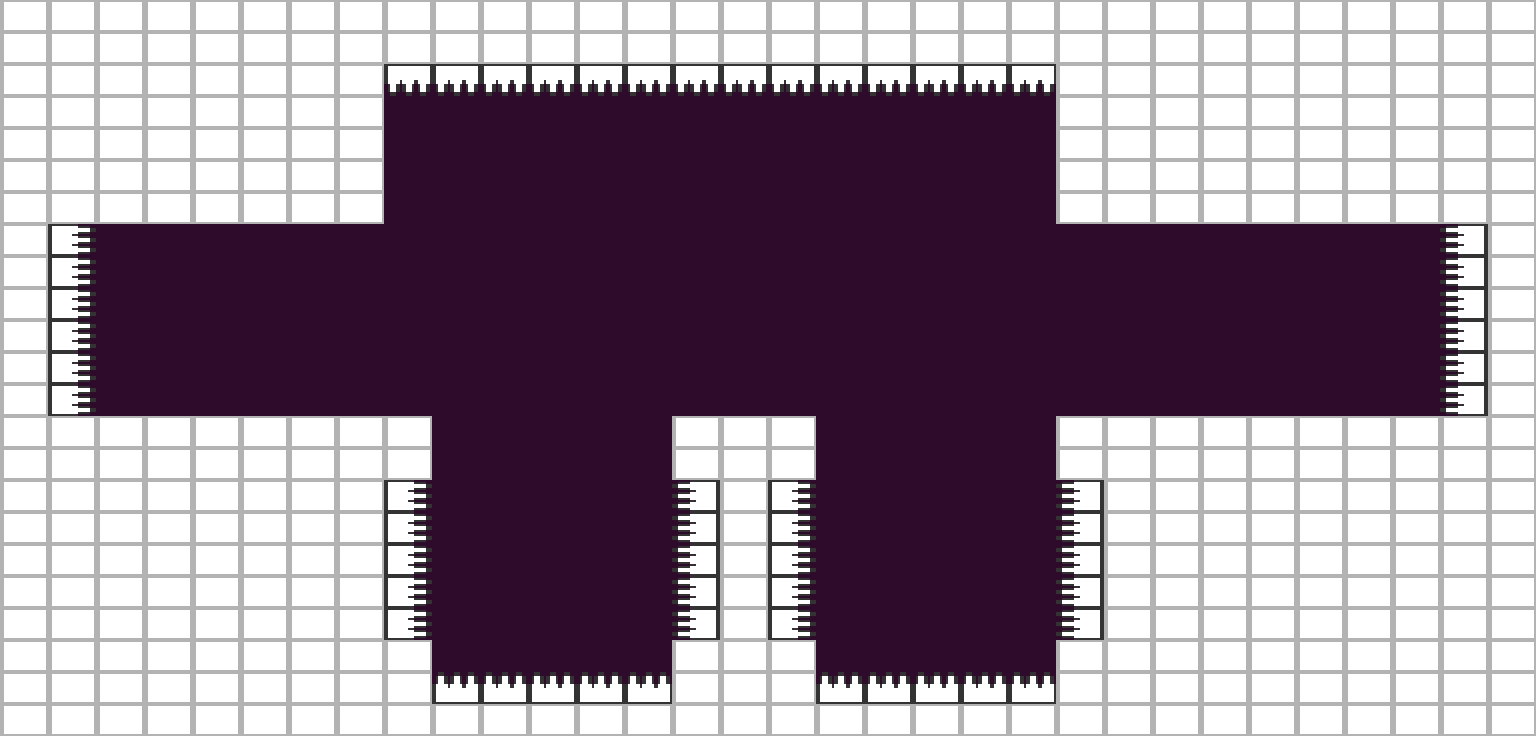

Rendered tile map (Tiled .tmx) drawn with the repository's tilesets; below, a short description and the full map source, tile grids included:
An orthogonal 32x23 tile map with 48x32 px tiles, 3 tile layers (background, ladders, platforms) and 6 objects (3x EndLevel, CheckPoint, LevelStartCamera, Tree).

<map version="1.0" orientation="orthogonal" width="32" height="23" tilewidth="48" tileheight="32" backgroundcolor="#2e0b2b">
 <properties>
  <property name="LevelType" value="NoMachine" />
  <property name="Lighting" value="Dusk" />
  <property name="Title" value="Bridges of Alien County" />
 </properties>
 <tileset firstgid="1" name="level_tiles" tilewidth="48" tileheight="32">
  <image source="level_tiles.png" width="192" height="128" />
 </tileset>
 <layer name="background" width="32" height="23">
  <data encoding="csv">
0,0,0,0,0,0,0,0,0,0,0,0,0,0,0,0,0,0,0,0,0,0,0,0,0,0,0,0,0,0,0,0,
0,0,0,0,0,0,0,0,0,0,0,0,0,0,0,0,0,0,0,0,0,0,0,0,0,0,0,0,0,0,0,0,
0,0,0,0,0,0,0,0,0,0,0,0,0,0,0,0,0,0,0,0,0,0,0,0,0,0,0,0,0,0,0,0,
0,0,0,0,0,0,0,0,0,0,0,0,0,0,0,0,0,0,0,0,0,0,0,0,0,0,0,0,0,0,0,0,
0,0,0,0,0,0,0,0,0,0,0,0,0,0,0,0,0,0,0,0,0,0,0,0,0,0,0,0,0,0,0,0,
0,0,0,0,0,0,0,0,0,0,0,0,0,0,0,0,0,0,0,0,0,0,0,0,0,0,0,0,0,0,0,0,
0,0,0,0,0,0,0,0,0,0,0,0,0,0,0,0,0,0,0,0,0,0,0,0,0,0,0,0,0,0,0,0,
0,0,0,0,0,0,0,0,0,0,0,0,0,0,0,0,0,0,0,0,0,0,0,0,0,0,0,0,0,0,0,0,
0,0,0,0,0,0,0,0,0,0,0,0,0,0,0,0,0,0,0,0,0,0,0,0,0,0,0,0,0,0,0,0,
0,0,0,0,0,0,0,0,0,0,0,0,0,0,0,0,0,0,0,0,0,0,0,0,0,0,0,0,0,0,0,0,
0,0,0,0,0,0,0,0,0,0,0,0,0,0,0,0,0,0,0,0,0,0,0,0,0,0,0,0,0,0,0,0,
0,0,0,0,0,0,0,0,0,0,0,0,0,0,0,0,0,0,0,0,0,0,0,0,0,0,0,0,0,0,0,0,
0,0,0,0,0,0,0,0,0,0,0,0,0,0,0,0,0,0,0,0,0,0,0,0,0,0,0,0,0,0,0,0,
0,0,0,0,0,0,0,0,0,0,0,0,0,0,0,0,0,0,0,0,0,0,0,0,0,0,0,0,0,0,0,0,
0,0,0,0,0,0,0,0,0,0,0,0,0,0,0,0,0,0,0,0,0,0,0,0,0,0,0,0,0,0,0,0,
0,0,0,0,0,0,0,0,0,0,0,0,0,0,0,0,0,0,0,0,0,0,0,0,0,0,0,0,0,0,0,0,
0,0,0,0,0,0,0,0,0,0,0,0,0,0,0,0,0,0,0,0,0,0,0,0,0,0,0,0,0,0,0,0,
0,0,0,0,0,0,0,0,0,0,0,0,0,0,0,0,0,0,0,0,0,0,0,0,0,0,0,0,0,0,0,0,
0,0,0,0,0,0,0,0,0,0,0,0,0,0,0,0,0,0,0,0,0,0,0,0,0,0,0,0,0,0,0,0,
0,0,0,0,0,0,0,0,0,0,0,0,0,0,0,0,0,0,0,0,0,0,0,0,0,0,0,0,0,0,0,0,
0,0,0,0,0,0,0,0,0,0,0,0,0,0,0,0,0,0,0,0,0,0,0,0,0,0,0,0,0,0,0,0,
0,0,0,0,0,0,0,0,0,0,0,0,0,0,0,0,0,0,0,0,0,0,0,0,0,0,0,0,0,0,0,0,
0,0,0,0,0,0,0,0,0,0,0,0,0,0,0,0,0,0,0,0,0,0,0,0,0,0,0,0,0,0,0,0
</data>
 </layer>
 <layer name="ladders" width="32" height="23">
  <data encoding="csv">
0,0,0,0,0,0,0,0,0,0,0,0,0,0,0,0,0,0,0,0,0,0,0,0,0,0,0,0,0,0,0,0,
0,0,0,0,0,0,0,0,0,0,0,0,0,0,0,0,0,0,0,0,0,0,0,0,0,0,0,0,0,0,0,0,
0,0,0,0,0,0,0,0,0,0,0,0,0,0,0,0,0,0,0,0,0,0,0,0,0,0,0,0,0,0,0,0,
0,0,0,0,0,0,0,0,0,0,0,0,0,0,0,0,0,0,0,0,0,0,0,0,0,0,0,0,0,0,0,0,
0,0,0,0,0,0,0,0,0,0,0,0,0,0,0,0,0,0,0,0,0,0,0,0,0,0,0,0,0,0,0,0,
0,0,0,0,0,0,0,0,0,0,0,0,0,0,0,0,0,0,0,0,0,0,0,0,0,0,0,0,0,0,0,0,
0,0,0,0,0,0,0,0,0,0,0,0,0,0,0,0,0,0,0,0,0,0,0,0,0,0,0,0,0,0,0,0,
0,0,0,0,0,0,0,0,0,0,0,0,0,0,0,0,0,0,0,0,0,0,0,0,0,0,0,0,0,0,0,0,
0,0,0,0,0,0,0,0,0,0,0,0,0,0,0,0,0,0,0,0,0,0,0,0,0,0,0,0,0,0,0,0,
0,0,0,0,0,0,0,0,0,0,0,0,0,0,0,0,0,0,0,0,0,0,0,0,0,0,0,0,0,0,0,0,
0,0,0,0,0,0,0,0,0,0,0,0,0,0,0,0,0,0,0,0,0,0,0,0,0,0,0,0,0,0,0,0,
0,0,0,0,0,0,0,0,0,0,0,0,0,0,0,0,0,0,0,0,0,0,0,0,0,0,0,0,0,0,0,0,
0,0,0,0,0,0,0,0,0,0,0,0,0,0,0,0,0,0,0,0,0,0,0,0,0,0,0,0,0,0,0,0,
0,0,0,0,0,0,0,0,0,0,0,0,0,0,0,0,0,0,0,0,0,0,0,0,0,0,0,0,0,0,0,0,
0,0,0,0,0,0,0,0,0,0,0,0,0,0,0,0,0,0,0,0,0,0,0,0,0,0,0,0,0,0,0,0,
0,0,0,0,0,0,0,0,0,0,0,0,0,0,0,0,0,0,0,0,0,0,0,0,0,0,0,0,0,0,0,0,
0,0,0,0,0,0,0,0,0,0,0,0,0,0,0,0,0,0,0,0,0,0,0,0,0,0,0,0,0,0,0,0,
0,0,0,0,0,0,0,0,0,0,0,0,0,0,0,0,0,0,0,0,0,0,0,0,0,0,0,0,0,0,0,0,
0,0,0,0,0,0,0,0,0,0,0,0,0,0,0,0,0,0,0,0,0,0,0,0,0,0,0,0,0,0,0,0,
0,0,0,0,0,0,0,0,0,0,0,0,0,0,0,0,0,0,0,0,0,0,0,0,0,0,0,0,0,0,0,0,
0,0,0,0,0,0,0,0,0,0,0,0,0,0,0,0,0,0,0,0,0,0,0,0,0,0,0,0,0,0,0,0,
0,0,0,0,0,0,0,0,0,0,0,0,0,0,0,0,0,0,0,0,0,0,0,0,0,0,0,0,0,0,0,0,
0,0,0,0,0,0,0,0,0,0,0,0,0,0,0,0,0,0,0,0,0,0,0,0,0,0,0,0,0,0,0,0
</data>
 </layer>
 <layer name="platforms" width="32" height="23">
  <data encoding="csv">
1,1,1,1,1,1,1,1,1,1,1,1,1,1,1,1,1,1,1,1,1,1,1,1,1,1,1,1,1,1,1,1,
1,1,1,1,1,1,1,1,1,1,1,1,1,1,1,1,1,1,1,1,1,1,1,1,1,1,1,1,1,1,1,1,
1,1,1,1,1,1,1,1,7,7,7,7,7,7,7,7,7,7,7,7,7,7,1,1,1,1,1,1,1,1,1,1,
1,1,1,1,1,1,1,1,0,0,0,0,0,0,0,0,0,0,0,0,0,0,1,1,1,1,1,1,1,1,1,1,
1,1,1,1,1,1,1,1,0,0,0,0,0,0,0,0,0,0,0,0,0,0,1,1,1,1,1,1,1,1,1,1,
1,1,1,1,1,1,1,1,0,0,0,0,0,0,0,0,0,0,0,0,0,0,1,1,1,1,1,1,1,1,1,1,
1,1,1,1,1,1,1,1,0,0,0,0,0,0,0,0,0,0,0,0,0,0,1,1,1,1,1,1,1,1,1,1,
1,5,0,0,0,0,0,0,0,0,0,0,0,0,0,0,0,0,0,0,0,0,0,0,0,0,0,0,0,0,6,1,
1,5,0,0,0,0,0,0,0,0,0,0,0,0,0,0,0,0,0,0,0,0,0,0,0,0,0,0,0,0,6,1,
1,5,0,0,0,0,0,0,0,0,0,0,0,0,0,0,0,0,0,0,0,0,0,0,0,0,0,0,0,0,6,1,
1,5,0,0,0,0,0,0,0,0,0,0,0,0,0,0,0,0,0,0,0,0,0,0,0,0,0,0,0,0,6,1,
1,5,0,0,0,0,0,0,0,0,0,0,0,0,0,0,0,0,0,0,0,0,0,0,0,0,0,0,0,0,6,1,
1,5,0,0,0,0,0,0,0,0,0,0,0,0,0,0,0,0,0,0,0,0,0,0,0,0,0,0,0,0,6,1,
1,1,1,1,1,1,1,1,1,0,0,0,0,0,1,1,1,0,0,0,0,0,1,1,1,1,1,1,1,1,1,1,
1,1,1,1,1,1,1,1,1,0,0,0,0,0,1,1,1,0,0,0,0,0,1,1,1,1,1,1,1,1,1,1,
1,1,1,1,1,1,1,1,5,0,0,0,0,0,6,1,5,0,0,0,0,0,6,1,1,1,1,1,1,1,1,1,
1,1,1,1,1,1,1,1,5,0,0,0,0,0,6,1,5,0,0,0,0,0,6,1,1,1,1,1,1,1,1,1,
1,1,1,1,1,1,1,1,5,0,0,0,0,0,6,1,5,0,0,0,0,0,6,1,1,1,1,1,1,1,1,1,
1,1,1,1,1,1,1,1,5,0,0,0,0,0,6,1,5,0,0,0,0,0,6,1,1,1,1,1,1,1,1,1,
1,1,1,1,1,1,1,1,5,0,0,0,0,0,6,1,5,0,0,0,0,0,6,1,1,1,1,1,1,1,1,1,
1,1,1,1,1,1,1,1,1,0,0,0,0,0,1,1,1,0,0,0,0,0,1,1,1,1,1,1,1,1,1,1,
1,1,1,1,1,1,1,1,1,4,4,4,4,4,1,1,1,4,4,4,4,4,1,1,1,1,1,1,1,1,1,1,
1,1,1,1,1,1,1,1,1,1,1,1,1,1,1,1,1,1,1,1,1,1,1,1,1,1,1,1,1,1,1,1
</data>
 </layer>
 <objectgroup name="objects" width="32" height="23">
  <object name="CheckPoint1" type="CheckPoint" x="144" y="384" width="48" height="32" />
  <object name="EndLevel" type="EndLevel" x="1344" y="384" width="48" height="32">
   <properties>
    <property name="Clone" value="1" />
    <property name="State" value="500" />
    <property name="Time" value="11" />
   </properties>
  </object>
  <object name="LevelStartCamera" type="LevelStartCamera" x="1200" y="256" width="48" height="32" />
  <object name="EndLevel" type="EndLevel" x="1296" y="384" width="48" height="32">
   <properties>
    <property name="Clone" value="0" />
    <property name="State" value="500" />
    <property name="Time" value="7" />
   </properties>
  </object>
  <object name="EndLevel" type="EndLevel" x="1392" y="384" width="48" height="32">
   <properties>
    <property name="Clone" value="2" />
    <property name="State" value="500" />
   </properties>
  </object>
  <object name="Tree" type="Tree" x="1104" y="224" width="48" height="32">
   <properties>
    <property name="Base" value="LightBulb" />
    <property name="Light" value="Alarm" />
    <property name="LightRange" value="0.75" />
    <property name="startDir" value="1" />
   </properties>
  </object>
 </objectgroup>
</map>